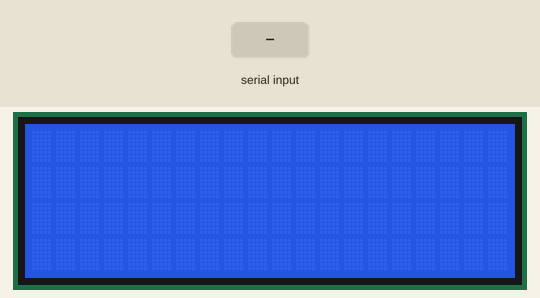
The sketch below on a simulated ESP32. On the bench: 20×4 character LCD. The test bench sets the inputs (shaded band). What the sketch prints to the serial monitor is not drawn.

Above: at 1.2 s.
1.3 s: "1\n" received over Serial
2.8 s: "0\n" received over Serial
At 3.2 s:
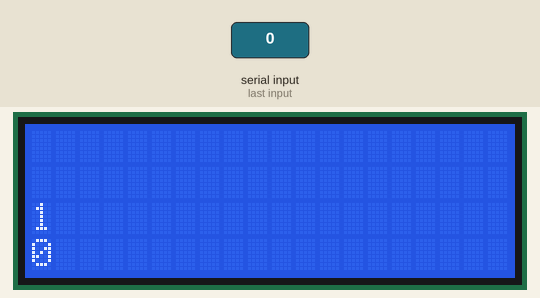
4.3 s: "2\n" received over Serial
At 5.6 s:
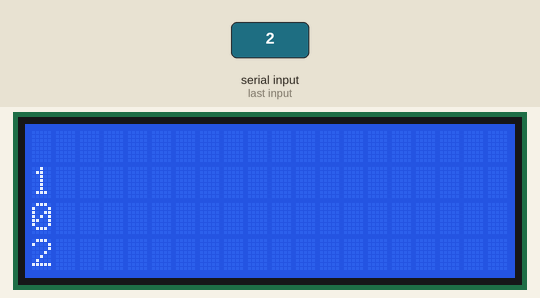
Timing chart, 0 to 7.3 s (numbered marks = the images above; inputs shaded):
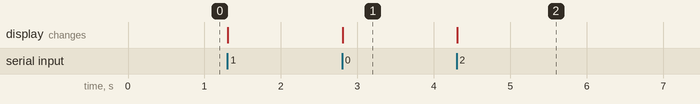

Measured:
- after the input at 2.8 s, the display: changes at once (image 1)
- after the input at 4.3 s, the display: changes at once (image 2)

The sketch:

lcd-scrolling-display.ino
```cpp
#include <LiquidCrystal_I2C.h>
#include <Wire.h>

#include <vector>

#define SCROLL_DELAY_MS 650

#define SDA_GPIO_PIN 21
#define SCL_GPIO_PIN 22

#define NUM_COLS 20
#define NUM_ROWS 4
#define I2C_ADDR 0x27

LiquidCrystal_I2C lcd(I2C_ADDR, NUM_COLS, NUM_ROWS);
String lcdBuffer[NUM_ROWS];

std::vector<String> wrapText(const String& text);
void scrollAndAddLine(const String& newLine);
void refreshLCD();

void setup() {
  Wire.begin(SDA_GPIO_PIN, SCL_GPIO_PIN);
  Serial.begin(115200);

  lcd.init();
  lcd.backlight();
  lcd.clear();

  Serial.println("\nType something and press Enter:\n");
}

void loop() {
  if (Serial.available()) {
    String input = Serial.readStringUntil('\n');
    input.trim();

    // Split input into wrapped lines
    auto wrappedLines = wrapText(input);

    for (String& line : wrappedLines) {
      scrollAndAddLine(line);
      refreshLCD();
      delay(SCROLL_DELAY_MS);  // Give time for user to read.
    }

    Serial.print("Displayed on LCD:\n");
    for (int i = 0; i < NUM_ROWS; i++) {
      Serial.println(lcdBuffer[i]);
    }
  }
}

// Wraps text into lines with word boundary respecting screen width
std::vector<String> wrapText(const String& text) {
  std::vector<String> lines;
  int start = 0;
  int end;
  int space_idx;

  while (start < text.length()) {
    end = start + NUM_COLS;

    if (end >= text.length()) {
      lines.push_back(text.substring(start));
      break;
    }

    space_idx =
        text.lastIndexOf(' ', end);  // Break on last space within screen width.
    if (space_idx <= start) {
      space_idx = end;
    }  // If the word is too long, force it.

    lines.push_back(text.substring(start, space_idx));
    start = space_idx;

    // Skip any spaces at the start of the next line
    while (start < text.length() && text[start] == ' ') {
      start++;
    }
  }

  return lines;
}

// Scrolls lines up and appends a new one at the bottom
void scrollAndAddLine(const String& newLine) {
  for (int i = 0; i < NUM_ROWS - 1; i++) {
    lcdBuffer[i] = lcdBuffer[i + 1];
  }
  lcdBuffer[NUM_ROWS - 1] = newLine;
}

// Writes entire buffer to the LCD
void refreshLCD() {
  lcd.clear();
  for (int i = 0; i < NUM_ROWS; i++) {
    lcd.setCursor(0, i);
    lcd.print(lcdBuffer[i]);
  }
}
```
